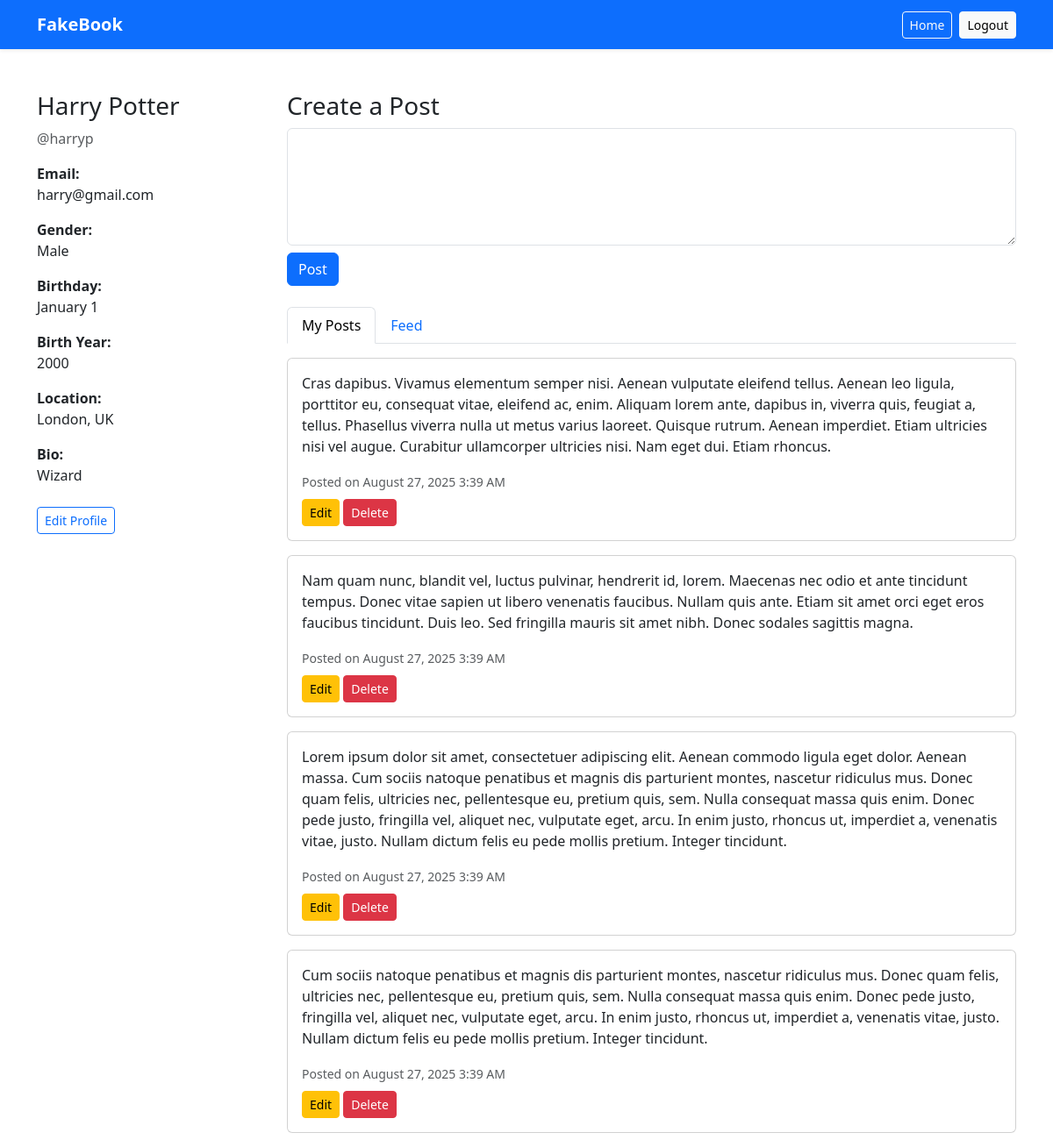
/ (signed in), run on the app's committed database.
### tables this page shows
CREATE TABLE users (
    id INT AUTO_INCREMENT PRIMARY KEY,
    first_name VARCHAR(255) NOT NULL,
    last_name VARCHAR(255) NOT NULL,
    username VARCHAR(100) NOT NULL UNIQUE,
    email VARCHAR(100) NOT NULL UNIQUE,
    password VARCHAR(255) NOT NULL,
    gender ENUM('male', 'female') NOT NULL,
    birth_date DATE NOT NULL,
    location VARCHAR(100) NULL,
    bio TEXT NULL,
    profile_pic VARCHAR(255) NULL,
    created_at TIMESTAMP DEFAULT CURRENT_TIMESTAMP
);

CREATE TABLE posts (
    id INT AUTO_INCREMENT PRIMARY KEY,
    user_id INT NOT NULL,
    content TEXT NOT NULL,
    created_at TIMESTAMP DEFAULT CURRENT_TIMESTAMP,
    updated_at TIMESTAMP NULL,
    FOREIGN KEY (user_id) REFERENCES users(id) ON DELETE CASCADE
);

### src/controller/ProfileController.php (called while the page is built, shortened)
<?php
require_once __DIR__ . '/../model/User.php';
require_once __DIR__ . '/../model/Post.php';
class ProfileController{
    private $user;
    private $post;
    public function __construct() {
        $pdo = require __DIR__ . '/../../config/db.php';
        $this->user = new User($pdo);
        $this->post = new Post($pdo);
    }
    public function index(){
        $email = $_SESSION['user'];
        $user = $this->user->getUserByEmail($email);
        $id = $user['id'];
        $posts = $this->post->getPostsByUserId($id);
        include __DIR__.'/../view/posts/index.php';
    }
}
?>

### src/model/User.php (called while the page is built, shortened)
<?php
class User
{
    private $pdo;
    public function __construct($pdo)
    {
        $this->pdo = $pdo;
    }
    public function getUserByEmail($email)
    {
        $stmt = $this->pdo->prepare("SELECT * FROM users where email=?");
        $stmt->execute([$email]);
        return $stmt->fetch();
    }
}
?>

### src/model/Post.php (called while the page is built, shortened)
<?php
    class Post{
        private $pdo;
        public function __construct($pdo){
            $this->pdo = $pdo;
        }
        public function getPostsByUserId($user_id){
            $stmt = $this->pdo->prepare("SELECT * FROM posts where user_id=? ORDER BY created_at DESC");
            $stmt-> execute([$user_id]);
            return $stmt->fetchAll();
        }
    }
?>

### src/view/posts/index.php (the view, shortened to what this page needs)
<?php include __DIR__ . '/../layouts/header.php';
require_once __DIR__ . '/../../security/csrf.php'; ?>
    <div class="row">
        <?php include __DIR__ . '/../layouts/profile-sidebar.php'; ?>
        <div class="col-md-9">
            <h3>Create a Post</h3>
            <form method="POST" action="index.php?action=create&user_id=<?= $user['id'] ?>" class="mb-4">
                <textarea name="content" class="form-control mb-2" rows="5" required></textarea>
                <button type="submit" value="Submit" class="btn btn-primary">Post</button>
            </form>
            <ul class="nav nav-tabs mb-3">
                <li class="nav-item">
                    <a class="nav-link active" href="#">My Posts</a>
                </li>
                <li class="nav-item">
                    <a class="nav-link" href="index.php?action=feed">Feed</a>
                </li>
            </ul>
            <?php if ($posts): ?>
                <?php foreach ($posts as $post): ?>
                    <div class="card mb-3">
                        <div class="card-body">
                            <p><?= nl2br(htmlspecialchars($post['content'])) ?></p>
                            <small class="text-muted">
                                Posted on <?= date("F j, Y g:i A", strtotime($post['created_at'])) ?>
                            </small>
                            <br>
                            <a href="index.php?action=edit&user_id=<?= $user['id'] ?>&post_id=<?= $post['id'] ?>"
                               class="btn btn-sm btn-warning mt-2">Edit</a>
                            <form method="POST"
                                  action="index.php?controller=profile&action=delete"
                                  style="display:inline;">
                                <button type="submit" class="btn btn-sm btn-danger mt-2"
                                        onclick="return confirm('Are you sure you want to delete this post?');">
                                    Delete
                                </button>
                            </form>
                        </div>
                    </div>
                <?php endforeach; ?>
            <?php else: ?>
                <p>No posts yet.</p>
            <?php endif; ?>
        </div>
    </div>
<?php include __DIR__ . '/../layouts/footer.php'; ?>

### src/view/layouts/profile-sidebar.php (shortened to what this page needs)
<div class="col-md-3">
    <h3><?= htmlspecialchars($user['first_name'] . ' ' . $user['last_name']) ?></h3>
    <p class="text-muted">@<?= htmlspecialchars($user['username']) ?></p>
    <p><strong>Email:</strong><br><?= htmlspecialchars($user['email']) ?></p>
    <p><strong>Gender:</strong><br><?= htmlspecialchars(ucfirst($user['gender'])) ?></p>
    <?php if ($user['birth_date']): ?>
        <p><strong>Birthday:</strong><br><?= date('F j', strtotime($user['birth_date'])) ?></p>
        <p><strong>Birth Year:</strong><br><?= date('Y', strtotime($user['birth_date'])) ?></p>
    <?php else: ?>
        <p><strong>Birth Date:</strong> -</p>
    <?php endif; ?>
    <p><strong>Location:</strong><br><?= htmlspecialchars($user['location']) ?></p>
    <p><strong>Bio:</strong><br><?= nl2br(htmlspecialchars($user['bio'])) ?></p>
    <a href="index.php?action=edit_profile&user_id=<?= $user['id'] ?>" class="btn btn-sm btn-outline-primary mt-2">
        Edit Profile
    </a>
</div>

### data on the page
users: first_name+last_name "Harry Potter", username "harryp", email "harry@gmail.com", gender "Male", birth_date "January 1", birth_date "2000", location "London, UK", bio "Wizard"
posts: content "Cras dapibus. Vivamus elementum semper nisi. Aenean vulputate eleifend tellus. Aenean leo ligula, porttitor eu, consequat vitae, eleifend ac, enim. Aliquam lorem ante, dapibus in, viverra quis, feugiat a, tellus. Phasellus viverra nulla ut metus varius laoreet. Quisque rutrum. Aenean imperdiet. Etiam ultricies nisi vel augue. Curabitur ullamcorper ultricies nisi. Nam eget dui. Etiam rhoncus.", created_at "August 27, 2025 3:39 AM"
posts: content "Nam quam nunc, blandit vel, luctus pulvinar, hendrerit id, lorem. Maecenas nec odio et ante tincidunt tempus. Donec vitae sapien ut libero venenatis faucibus. Nullam quis ante. Etiam sit amet orci eget eros faucibus tincidunt. Duis leo. Sed fringilla mauris sit amet nibh. Donec sodales sagittis magna.", created_at "August 27, 2025 3:39 AM"
posts: content "Lorem ipsum dolor sit amet, consectetuer adipiscing elit. Aenean commodo ligula eget dolor. Aenean massa. Cum sociis natoque penatibus et magnis dis parturient montes, nascetur ridiculus mus. Donec quam felis, ultricies nec, pellentesque eu, pretium quis, sem. Nulla consequat massa quis enim. Donec pede justo, fringilla vel, aliquet nec, vulputate eget, arcu. In enim justo, rhoncus ut, imperdiet a, venenatis vitae, justo. Nullam dictum felis eu pede mollis pretium. Integer tincidunt.", created_at "August 27, 2025 3:39 AM"
posts: content "Cum sociis natoque penatibus et magnis dis parturient montes, nascetur ridiculus mus. Donec quam felis, ultricies nec, pellentesque eu, pretium quis, sem. Nulla consequat massa quis enim. Donec pede justo, fringilla vel, aliquet nec, vulputate eget, arcu. In enim justo, rhoncus ut, imperdiet a, venenatis vitae, justo. Nullam dictum felis eu pede mollis pretium. Integer tincidunt.", created_at "August 27, 2025 3:39 AM"
